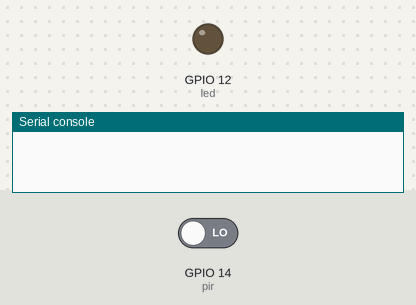
The program below on a simulated ESP32 board running MicroPython. On the bench: output pins drawn as LEDs (lit = HIGH), the last lines printed to the serial console. Inputs (shaded band) come from the test bench; at power-on: GPIO 14 (pir) LOW. The clock reads 2024-03-15 10:24:30 at power-on unless the program sets it.

Above: at 1.2 s.
1.3 s: GPIO 14 (pir) driven HIGH
At 2.6 s:
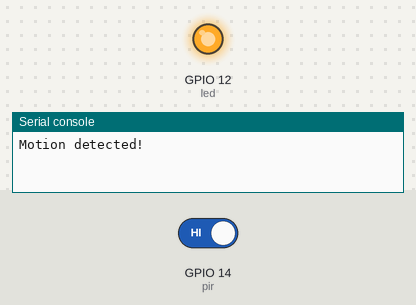
Timing chart, 0 to 6.5 s (numbered marks = the images above; inputs shaded):
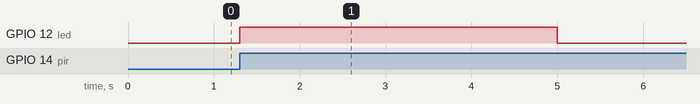

Measured:
- after the input at 1.3 s, GPIO 12 (led): LOW → HIGH at once, → LOW 3.7 s later

The program:

timer.py
```python
from machine import Pin
from time import time

start_timer = False
motion = False
last_motion_time = 0
delay_interval = 3

def handle_interrupt(pin):
  global motion, last_motion_time, start_timer
  motion = True
  start_timer = True
  last_motion_time = time()

led = Pin(12, Pin.OUT)
pir = Pin(14, Pin.IN)

pir.irq(trigger=Pin.IRQ_RISING, handler=handle_interrupt)

while True:
  #revisa si se dececta movimiento y si el timer esta activado
  if motion and start_timer:
    print('Motion detected!')
    led.value(1)
    start_timer = False
  ##revisa si se han pasado mas de 20 segundo desde que el movimiento fue detectado
  elif motion and (time() - last_motion_time)>delay_interval:
    print('Motion stopped!')
    led.value(0)
    motion = False
```
